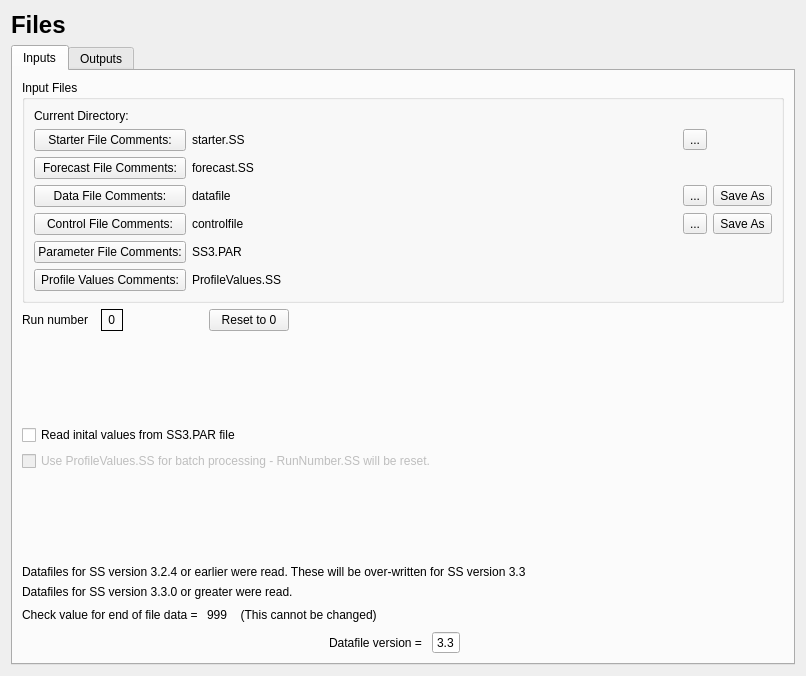
<?xml version="1.0" encoding="UTF-8"?>
<ui version="4.0">
 <class>file_widget</class>
 <widget class="QWidget" name="file_widget">
  <property name="geometry">
   <rect>
    <x>0</x>
    <y>0</y>
    <width>806</width>
    <height>676</height>
   </rect>
  </property>
  <property name="windowTitle">
   <string>Form</string>
  </property>
  <layout class="QVBoxLayout" name="verticalLayout">
   <item>
    <layout class="QHBoxLayout" name="horizontalLayout_title">
     <item>
      <widget class="QLabel" name="label_title">
       <property name="text">
        <string>&lt;html&gt;&lt;head/&gt;&lt;body&gt;&lt;p&gt;&lt;span style=&quot; font-size:18pt; font-weight:600;&quot;&gt;Files&lt;/span&gt;&lt;/p&gt;&lt;/body&gt;&lt;/html&gt;</string>
       </property>
       <property name="textFormat">
        <enum>Qt::RichText</enum>
       </property>
      </widget>
     </item>
     <item>
      <spacer name="horizontalSpacer_title">
       <property name="orientation">
        <enum>Qt::Horizontal</enum>
       </property>
       <property name="sizeHint" stdset="0">
        <size>
         <width>40</width>
         <height>20</height>
        </size>
       </property>
      </spacer>
     </item>
     <item>
      <widget class="QLabel" name="label_files_image">
       <property name="text">
        <string/>
       </property>
       <property name="pixmap">
        <pixmap resource="stock_synth.qrc">:/images/icons/papers.png</pixmap>
       </property>
       <property name="alignment">
        <set>Qt::AlignCenter</set>
       </property>
      </widget>
     </item>
    </layout>
   </item>
   <item>
    <widget class="QTabWidget" name="tabWidget">
     <property name="currentIndex">
      <number>0</number>
     </property>
     <widget class="QWidget" name="tab_input">
      <attribute name="title">
       <string>Inputs</string>
      </attribute>
      <layout class="QGridLayout" name="gridLayout_3">
       <item row="18" column="0">
        <layout class="QHBoxLayout" name="horizontalLayout">
         <item>
          <widget class="QLabel" name="label_note_check_value">
           <property name="text">
            <string>Check value for end of file data = </string>
           </property>
          </widget>
         </item>
         <item>
          <widget class="QLabel" name="label_check_value">
           <property name="text">
            <string>999</string>
           </property>
          </widget>
         </item>
         <item>
          <widget class="QLabel" name="label_check_value_info">
           <property name="text">
            <string>  (This cannot be changed)</string>
           </property>
          </widget>
         </item>
         <item>
          <spacer name="horizontalSpacer_eof">
           <property name="orientation">
            <enum>Qt::Horizontal</enum>
           </property>
           <property name="sizeHint" stdset="0">
            <size>
             <width>40</width>
             <height>20</height>
            </size>
           </property>
          </spacer>
         </item>
        </layout>
       </item>
       <item row="16" column="0">
        <widget class="QLabel" name="label_version_32_note">
         <property name="text">
          <string>Datafiles for SS version 3.2.4 or earlier were read. These will be over-written for SS version 3.3</string>
         </property>
        </widget>
       </item>
       <item row="8" column="0" colspan="4">
        <widget class="QGroupBox" name="groupBox_input_files">
         <property name="title">
          <string>Input Files</string>
         </property>
         <layout class="QGridLayout" name="gridLayout">
          <item row="1" column="0">
           <widget class="QLabel" name="label_dir">
            <property name="text">
             <string>Current Directory: </string>
            </property>
           </widget>
          </item>
          <item row="1" column="1">
           <widget class="QLabel" name="label_current_dir">
            <property name="toolTip">
             <string>This is the current directory</string>
            </property>
            <property name="text">
             <string/>
            </property>
            <property name="alignment">
             <set>Qt::AlignLeading|Qt::AlignLeft|Qt::AlignVCenter</set>
            </property>
           </widget>
          </item>
          <item row="4" column="1">
           <widget class="QLabel" name="label_data_file">
            <property name="toolTip">
             <string>Filename of the data file</string>
            </property>
            <property name="text">
             <string>datafile</string>
            </property>
           </widget>
          </item>
          <item row="3" column="1">
           <widget class="QLabel" name="label_fcast_file">
            <property name="text">
             <string>forecast.SS</string>
            </property>
           </widget>
          </item>
          <item row="2" column="1">
           <widget class="QLabel" name="label_starter_file">
            <property name="text">
             <string>starter.SS</string>
            </property>
           </widget>
          </item>
          <item row="2" column="0">
           <widget class="QPushButton" name="pushButton_starter_file">
            <property name="text">
             <string>Starter File Comments:</string>
            </property>
           </widget>
          </item>
          <item row="3" column="0">
           <widget class="QPushButton" name="pushButton_fcast_file">
            <property name="text">
             <string>Forecast File Comments:</string>
            </property>
           </widget>
          </item>
          <item row="9" column="0">
           <widget class="QPushButton" name="pushButton_pro_file">
            <property name="text">
             <string>Profile Values Comments:</string>
            </property>
           </widget>
          </item>
          <item row="6" column="0">
           <widget class="QPushButton" name="pushButton_par_file">
            <property name="text">
             <string>Parameter File Comments:</string>
            </property>
           </widget>
          </item>
          <item row="5" column="0">
           <widget class="QPushButton" name="pushButton_control_file">
            <property name="text">
             <string>Control File Comments:</string>
            </property>
           </widget>
          </item>
          <item row="4" column="0">
           <widget class="QPushButton" name="pushButton_data_file">
            <property name="text">
             <string>Data File Comments:</string>
            </property>
           </widget>
          </item>
          <item row="6" column="1">
           <widget class="QLabel" name="label_parameter_file">
            <property name="text">
             <string>SS3.PAR</string>
            </property>
           </widget>
          </item>
          <item row="9" column="1">
           <widget class="QLabel" name="label_profile_file">
            <property name="text">
             <string>ProfileValues.SS</string>
            </property>
           </widget>
          </item>
          <item row="5" column="1">
           <widget class="QLabel" name="label_control_file">
            <property name="toolTip">
             <string>Filename of the control file</string>
            </property>
            <property name="text">
             <string>controlfile</string>
            </property>
           </widget>
          </item>
          <item row="4" column="4">
           <widget class="QToolButton" name="toolButton_data_file_save_as">
            <property name="toolTip">
             <string>Save file with a different name</string>
            </property>
            <property name="whatsThis">
             <string>Save as...</string>
            </property>
            <property name="text">
             <string>Save As</string>
            </property>
            <property name="icon">
             <iconset resource="stock_synth.qrc">
              <normaloff>:/images/icons/file-save-as.png</normaloff>:/images/icons/file-save-as.png</iconset>
            </property>
           </widget>
          </item>
          <item row="5" column="4">
           <widget class="QToolButton" name="toolButton_control_file_save_as">
            <property name="toolTip">
             <string>Save file with a different name</string>
            </property>
            <property name="whatsThis">
             <string>Save as...</string>
            </property>
            <property name="text">
             <string>Save As</string>
            </property>
            <property name="icon">
             <iconset resource="stock_synth.qrc">
              <normaloff>:/images/icons/file-save-as.png</normaloff>:/images/icons/file-save-as.png</iconset>
            </property>
           </widget>
          </item>
          <item row="4" column="3">
           <widget class="QToolButton" name="toolButton_data_file_new">
            <property name="toolTip">
             <string>Choose a different file</string>
            </property>
            <property name="whatsThis">
             <string>New file</string>
            </property>
            <property name="text">
             <string>...</string>
            </property>
            <property name="icon">
             <iconset resource="stock_synth.qrc">
              <normaloff>:/images/icons/file-new.png</normaloff>:/images/icons/file-new.png</iconset>
            </property>
           </widget>
          </item>
          <item row="5" column="3">
           <widget class="QToolButton" name="toolButton_control_file_new">
            <property name="toolTip">
             <string>Choose a different file</string>
            </property>
            <property name="whatsThis">
             <string>New file</string>
            </property>
            <property name="text">
             <string>...</string>
            </property>
            <property name="icon">
             <iconset resource="stock_synth.qrc">
              <normaloff>:/images/icons/file-new.png</normaloff>:/images/icons/file-new.png</iconset>
            </property>
           </widget>
          </item>
          <item row="2" column="3">
           <widget class="QToolButton" name="toolButton_file_read">
            <property name="toolTip">
             <string>Read current files.</string>
            </property>
            <property name="text">
             <string>...</string>
            </property>
            <property name="icon">
             <iconset resource="stock_synth.qrc">
              <normaloff>:/images/icons/file-read.png</normaloff>:/images/icons/file-read.png</iconset>
            </property>
           </widget>
          </item>
          <item row="9" column="2">
           <spacer name="horizontalSpacer_3">
            <property name="orientation">
             <enum>Qt::Horizontal</enum>
            </property>
            <property name="sizeHint" stdset="0">
             <size>
              <width>40</width>
              <height>20</height>
             </size>
            </property>
           </spacer>
          </item>
         </layout>
        </widget>
       </item>
       <item row="10" column="0">
        <spacer name="verticalSpacer_run_num">
         <property name="orientation">
          <enum>Qt::Vertical</enum>
         </property>
         <property name="sizeHint" stdset="0">
          <size>
           <width>20</width>
           <height>40</height>
          </size>
         </property>
        </spacer>
       </item>
       <item row="12" column="0">
        <widget class="QCheckBox" name="checkBox_pro_file">
         <property name="enabled">
          <bool>false</bool>
         </property>
         <property name="text">
          <string>Use ProfileValues.SS for batch processing - RunNumber.SS will be reset.</string>
         </property>
        </widget>
       </item>
       <item row="24" column="0">
        <layout class="QHBoxLayout" name="horizontalLayout_version">
         <item>
          <spacer name="horizontalSpacer_version_1">
           <property name="orientation">
            <enum>Qt::Horizontal</enum>
           </property>
           <property name="sizeHint" stdset="0">
            <size>
             <width>40</width>
             <height>20</height>
            </size>
           </property>
          </spacer>
         </item>
         <item>
          <widget class="QLabel" name="label_version">
           <property name="text">
            <string>Datafile version = </string>
           </property>
          </widget>
         </item>
         <item>
          <widget class="QDoubleSpinBox" name="doubleSpinBox_version">
           <property name="enabled">
            <bool>true</bool>
           </property>
           <property name="alignment">
            <set>Qt::AlignCenter</set>
           </property>
           <property name="readOnly">
            <bool>false</bool>
           </property>
           <property name="buttonSymbols">
            <enum>QAbstractSpinBox::NoButtons</enum>
           </property>
           <property name="suffix">
            <string/>
           </property>
           <property name="decimals">
            <number>1</number>
           </property>
           <property name="minimum">
            <double>3.300000000000000</double>
           </property>
           <property name="maximum">
            <double>3.300000000000000</double>
           </property>
           <property name="singleStep">
            <double>0.100000000000000</double>
           </property>
           <property name="value">
            <double>3.300000000000000</double>
           </property>
          </widget>
         </item>
         <item>
          <spacer name="horizontalSpacer_version_2">
           <property name="orientation">
            <enum>Qt::Horizontal</enum>
           </property>
           <property name="sizeHint" stdset="0">
            <size>
             <width>40</width>
             <height>20</height>
            </size>
           </property>
          </spacer>
         </item>
        </layout>
       </item>
       <item row="9" column="0">
        <layout class="QHBoxLayout" name="horizontalLayout_run_num">
         <item>
          <widget class="QLabel" name="label_run_num">
           <property name="text">
            <string>Run number  </string>
           </property>
          </widget>
         </item>
         <item>
          <widget class="QLabel" name="label_run_num_val">
           <property name="frameShape">
            <enum>QFrame::Panel</enum>
           </property>
           <property name="text">
            <string> 0 </string>
           </property>
          </widget>
         </item>
         <item>
          <spacer name="horizontalSpacer_run_num">
           <property name="orientation">
            <enum>Qt::Horizontal</enum>
           </property>
           <property name="sizeType">
            <enum>QSizePolicy::Minimum</enum>
           </property>
           <property name="sizeHint" stdset="0">
            <size>
             <width>80</width>
             <height>20</height>
            </size>
           </property>
          </spacer>
         </item>
         <item>
          <widget class="QPushButton" name="pushButton_runnum_file">
           <property name="text">
            <string>Reset to 0</string>
           </property>
          </widget>
         </item>
         <item>
          <spacer name="horizontalSpacer_run_num_reset">
           <property name="orientation">
            <enum>Qt::Horizontal</enum>
           </property>
           <property name="sizeHint" stdset="0">
            <size>
             <width>40</width>
             <height>20</height>
            </size>
           </property>
          </spacer>
         </item>
        </layout>
       </item>
       <item row="15" column="0">
        <spacer name="verticalSpacer_read_set">
         <property name="orientation">
          <enum>Qt::Vertical</enum>
         </property>
         <property name="sizeHint" stdset="0">
          <size>
           <width>20</width>
           <height>40</height>
          </size>
         </property>
        </spacer>
       </item>
       <item row="11" column="0">
        <widget class="QCheckBox" name="checkBox_par_file">
         <property name="enabled">
          <bool>true</bool>
         </property>
         <property name="text">
          <string>Read inital values from SS3.PAR file</string>
         </property>
        </widget>
       </item>
       <item row="17" column="0">
        <widget class="QLabel" name="label_version_33_note">
         <property name="text">
          <string>Datafiles for SS version 3.3.0 or greater were read.</string>
         </property>
        </widget>
       </item>
      </layout>
     </widget>
     <widget class="QWidget" name="tab_output">
      <attribute name="title">
       <string>Outputs</string>
      </attribute>
      <layout class="QGridLayout" name="gridLayout_4">
       <item row="10" column="0" colspan="3">
        <widget class="QFrame" name="frame_reports">
         <property name="frameShape">
          <enum>QFrame::StyledPanel</enum>
         </property>
         <property name="frameShadow">
          <enum>QFrame::Raised</enum>
         </property>
         <layout class="QGridLayout" name="gridLayout_2">
          <item row="1" column="0">
           <widget class="QLabel" name="label_report">
            <property name="text">
             <string>Primary Report:</string>
            </property>
           </widget>
          </item>
          <item row="3" column="0">
           <widget class="QLabel" name="label_cum_report">
            <property name="text">
             <string>Cumulative Data:</string>
            </property>
           </widget>
          </item>
          <item row="4" column="0">
           <widget class="QLabel" name="label_fcast_report">
            <property name="text">
             <string>Forecast Report:</string>
            </property>
           </widget>
          </item>
          <item row="2" column="0">
           <widget class="QLabel" name="label_comp_report">
            <property name="text">
             <string>Composition Data:</string>
            </property>
           </widget>
          </item>
          <item row="1" column="1">
           <widget class="QLabel" name="label_report_file">
            <property name="text">
             <string/>
            </property>
           </widget>
          </item>
          <item row="2" column="1">
           <widget class="QLabel" name="label_comp_report_file">
            <property name="text">
             <string/>
            </property>
           </widget>
          </item>
          <item row="4" column="1">
           <widget class="QLabel" name="label_fcast_report_file">
            <property name="text">
             <string/>
            </property>
           </widget>
          </item>
          <item row="3" column="1">
           <widget class="QLabel" name="label_cum_report_file">
            <property name="text">
             <string/>
            </property>
           </widget>
          </item>
          <item row="2" column="2">
           <spacer name="horizontalSpacer_reports">
            <property name="orientation">
             <enum>Qt::Horizontal</enum>
            </property>
            <property name="sizeHint" stdset="0">
             <size>
              <width>40</width>
              <height>20</height>
             </size>
            </property>
           </spacer>
          </item>
         </layout>
        </widget>
       </item>
       <item row="11" column="0" colspan="3">
        <spacer name="verticalSpacer_output">
         <property name="orientation">
          <enum>Qt::Vertical</enum>
         </property>
         <property name="sizeHint" stdset="0">
          <size>
           <width>20</width>
           <height>40</height>
          </size>
         </property>
        </spacer>
       </item>
       <item row="0" column="0" colspan="3">
        <layout class="QHBoxLayout" name="horizontalLayout_detail_level">
         <item>
          <widget class="QLabel" name="label_detail_level">
           <property name="text">
            <string>Display run detail level</string>
           </property>
          </widget>
         </item>
         <item>
          <widget class="QComboBox" name="comboBox_detail_level">
           <item>
            <property name="text">
             <string>0 - ADMB outputs only</string>
            </property>
           </item>
           <item>
            <property name="text">
             <string>1 - brief display for each iteration</string>
            </property>
           </item>
           <item>
            <property name="text">
             <string>2 - fuller display for each iteration</string>
            </property>
           </item>
          </widget>
         </item>
         <item>
          <spacer name="horizontalSpacer_detail_level">
           <property name="orientation">
            <enum>Qt::Horizontal</enum>
           </property>
           <property name="sizeHint" stdset="0">
            <size>
             <width>40</width>
             <height>20</height>
            </size>
           </property>
          </spacer>
         </item>
        </layout>
       </item>
       <item row="3" column="0">
        <layout class="QHBoxLayout" name="horizontalLayout_checkup">
         <item>
          <widget class="QCheckBox" name="checkBox_checkup">
           <property name="text">
            <string/>
           </property>
          </widget>
         </item>
         <item>
          <widget class="QLabel" name="label_checkup">
           <property name="statusTip">
            <string>Mostly used by developers</string>
           </property>
           <property name="whatsThis">
            <string>Data echoed when read</string>
           </property>
           <property name="text">
            <string>Generate detailed Checkup.sso file - helps in debugging</string>
           </property>
          </widget>
         </item>
         <item>
          <spacer name="horizontalSpacer_checkup">
           <property name="orientation">
            <enum>Qt::Horizontal</enum>
           </property>
           <property name="sizeHint" stdset="0">
            <size>
             <width>40</width>
             <height>20</height>
            </size>
           </property>
          </spacer>
         </item>
        </layout>
       </item>
       <item row="5" column="0" colspan="3">
        <layout class="QHBoxLayout" name="horizontalLayout_cumrpt_fits">
         <item>
          <widget class="QCheckBox" name="checkBox_cumrpt_like">
           <property name="text">
            <string>Write like and timeseries to Cumreport.sso</string>
           </property>
          </widget>
         </item>
         <item>
          <widget class="QCheckBox" name="checkBox_cumrpt_fits">
           <property name="text">
            <string>add survey fits</string>
           </property>
          </widget>
         </item>
         <item>
          <spacer name="horizontalSpacer_cumrpt_fits">
           <property name="orientation">
            <enum>Qt::Horizontal</enum>
           </property>
           <property name="sizeHint" stdset="0">
            <size>
             <width>40</width>
             <height>20</height>
            </size>
           </property>
          </spacer>
         </item>
        </layout>
       </item>
       <item row="8" column="0" colspan="3">
        <widget class="QLabel" name="label_spacer">
         <property name="text">
          <string/>
         </property>
        </widget>
       </item>
       <item row="4" column="0" colspan="3">
        <layout class="QHBoxLayout" name="horizontalLayout_parm_trace">
         <item>
          <widget class="QCheckBox" name="checkBox_parm_trace">
           <property name="text">
            <string/>
           </property>
          </widget>
         </item>
         <item>
          <widget class="QLabel" name="label_parm_trace">
           <property name="text">
            <string>Write parameter values to ParmTrace.sso</string>
           </property>
          </widget>
         </item>
         <item>
          <widget class="QComboBox" name="comboBox_parm_trace_iter">
           <item>
            <property name="text">
             <string>Good Interations</string>
            </property>
           </item>
           <item>
            <property name="text">
             <string>Every Iteration</string>
            </property>
           </item>
          </widget>
         </item>
         <item>
          <widget class="QComboBox" name="comboBox_parm_trace_param">
           <item>
            <property name="text">
             <string>Active Parameters</string>
            </property>
           </item>
           <item>
            <property name="text">
             <string>All Parameters</string>
            </property>
           </item>
          </widget>
         </item>
         <item>
          <spacer name="horizontalSpacer_parm_trace">
           <property name="orientation">
            <enum>Qt::Horizontal</enum>
           </property>
           <property name="sizeHint" stdset="0">
            <size>
             <width>40</width>
             <height>20</height>
            </size>
           </property>
          </spacer>
         </item>
        </layout>
       </item>
       <item row="2" column="0" colspan="3">
        <layout class="QHBoxLayout" name="horizontalLayout_report">
         <item>
          <widget class="QCheckBox" name="checkBox_report">
           <property name="text">
            <string/>
           </property>
          </widget>
         </item>
         <item>
          <widget class="QLabel" name="label_report_level">
           <property name="text">
            <string>Include detailed age-structured reports in Report.sso</string>
           </property>
          </widget>
         </item>
         <item>
          <spacer name="horizontalSpacer_report">
           <property name="orientation">
            <enum>Qt::Horizontal</enum>
           </property>
           <property name="sizeHint" stdset="0">
            <size>
             <width>40</width>
             <height>20</height>
            </size>
           </property>
          </spacer>
         </item>
        </layout>
       </item>
       <item row="6" column="0">
        <layout class="QHBoxLayout" name="horizontalLayout_datafiles">
         <item>
          <widget class="QLabel" name="label_datafiles">
           <property name="text">
            <string>Number of data files to produce</string>
           </property>
          </widget>
         </item>
         <item>
          <widget class="QSpinBox" name="spinBox_datafiles"/>
         </item>
         <item>
          <widget class="QLabel" name="label_datafiles_info">
           <property name="text">
            <string>1st is input, 2nd is estimates,
3rd and higher add N-2 bootstrap data files</string>
           </property>
          </widget>
         </item>
         <item>
          <spacer name="horizontalSpacer_datafiles">
           <property name="orientation">
            <enum>Qt::Horizontal</enum>
           </property>
           <property name="sizeHint" stdset="0">
            <size>
             <width>40</width>
             <height>20</height>
            </size>
           </property>
          </spacer>
         </item>
        </layout>
       </item>
      </layout>
     </widget>
    </widget>
   </item>
  </layout>
 </widget>
 <resources>
  <include location="stock_synth.qrc"/>
 </resources>
 <connections/>
</ui>
